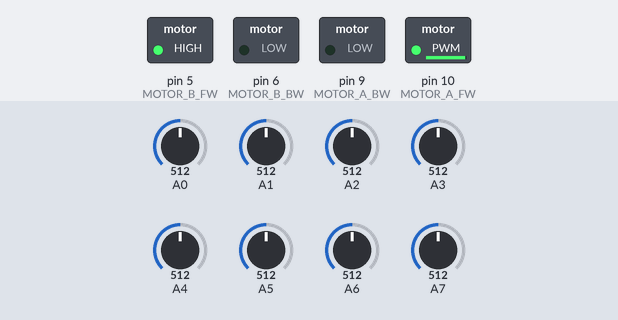
The sketch below on a simulated Arduino Nano, built with avr-gcc and run on an emulated ATmega328P. On the bench: switched loads named in the sketch (green lamp = pin HIGH). Inputs (shaded band) come from the test bench; at power-on: A0 = 512, A7 = 512, A4 = 512, A1 = 512, A2 = 512, A3 = 512, A5 = 512, A6 = 512.

Above: at 1.2 s.
1.3 s: A0 set to 841
2.8 s: A0 set to 869
At 3.1 s:
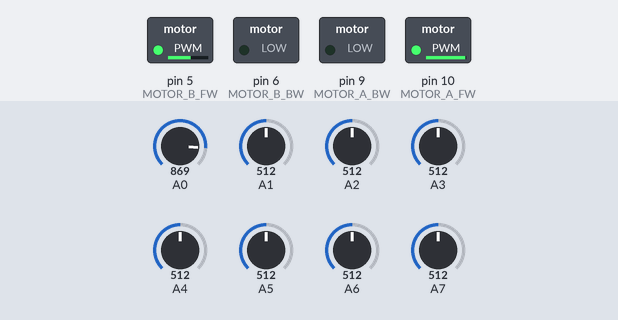
4.3 s: A7 set to 844
5.8 s: A7 set to 860
At 6.9 s:
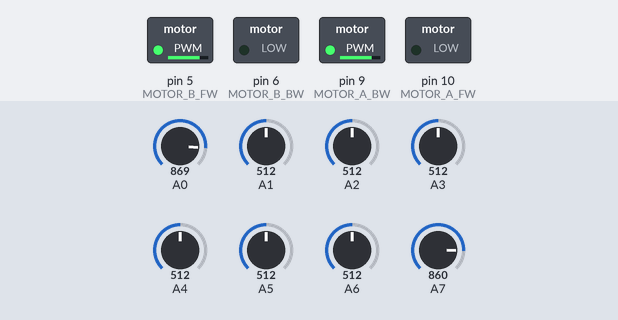
8.8 s: A0 set to 840
At 9.3 s:
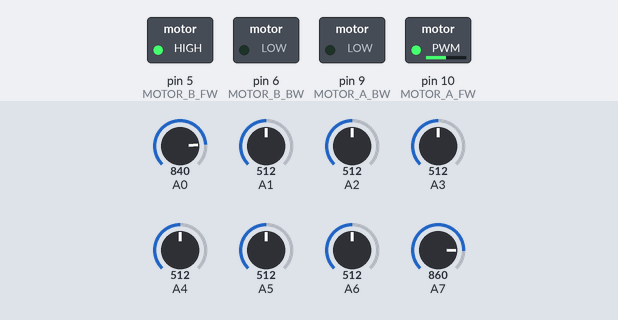
10.3 s: A4 set to 836
11.8 s: A4 set to 860
At 12.3 s:
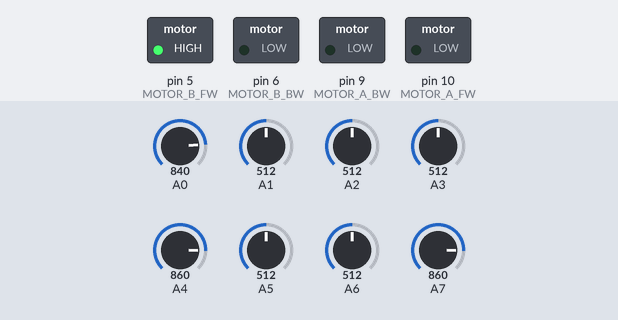
Timing chart, 0 to 14.3 s (numbered marks = the images above; inputs shaded):
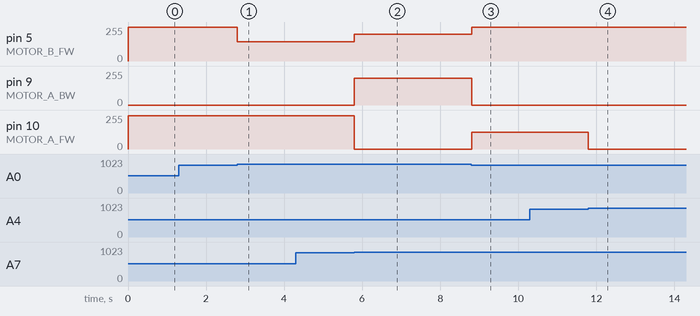

The sketch:

StayOnTrack.ino
```cpp
#define sensorThreshold 850  //instead of hysteresis, we use a threshold

const int sensorWeights[8]{ -200, -170, -100, -90, 90, 100, 170, 200};  //depending on how far the sensor is from the center, it has more weight
const int sensorPins[8]{ A0, A1, A2, A3, A4, A5, A6, A7 };               //declaring the sensor pins as an array
bool sensorRead[8]{ 0, 0, 0, 0, 0, 0, 0, 0 };                            //the initial sensor readings are set to 0

int lastDestination;
int sensorVal = 0;

int newLeftSpeed;
int newRightSpeed;

float ancoefficient = 2.6; //THE ANDRII COEFFICIENT - thank you andrii :)

#define MOTOR_A_FW 10  //A1 to D10, this is motor A forwards
#define MOTOR_A_BW 9   //A2 to D9, this is motor A backwards
#define MOTOR_B_BW 6   //B1 to D6, this is motor B backwards
#define MOTOR_B_FW 5   //B2 to D5, this is motor B forwards

#define SPEED_A_FW 249  //motor A forwards speed
#define SPEED_B_FW 255  //motor B forwards speed

void setup() {
  Serial.begin(9600);
  //initialising motors as OUTPUTs
  pinMode(MOTOR_A_FW, OUTPUT);
  pinMode(MOTOR_A_BW, OUTPUT);
  pinMode(MOTOR_B_BW, OUTPUT);
  pinMode(MOTOR_B_FW, OUTPUT);

  //initial state of motors should be LOW
  digitalWrite(MOTOR_A_FW, LOW);
  digitalWrite(MOTOR_A_BW, LOW);
  digitalWrite(MOTOR_B_BW, LOW);
  digitalWrite(MOTOR_B_FW, LOW);
}

void loop() {
  sensorVal = sensorReading();

  if (sensorVal != 0) {
    lastDestination = sensorVal;
  }

  motorCalc(lastDestination);
  moveForwardsNoStop();
}


int sensorReading() {
  sensorVal = 0;  //resetting value

  for (int i = 0; i < 8; i++) {
    if (analogRead(sensorPins[i]) > sensorThreshold) {
      sensorVal += sensorWeights[i];
    }
  }

  return sensorVal;
}

void motorCalc(int lastDestination) {
  int sensorVal = sensorReading();

  if (sensorVal == 0) { //checking value for sensorVal -> 0 means all white
    if (lastDestination > 150) { //if lastDestination was to the right -> turn right first
      analogWrite(MOTOR_A_FW, 200);
      analogWrite(MOTOR_B_FW, 0);

      analogWrite(MOTOR_A_BW, 0);
      analogWrite(MOTOR_B_BW, 200);
      delay(20);
    }

    else if (lastDestination < -150) { //if lastDestination was to the left -> turn left first
      analogWrite(MOTOR_A_FW, 0);
      analogWrite(MOTOR_B_FW, 200);

      analogWrite(MOTOR_A_BW, 200);
      analogWrite(MOTOR_B_BW, 0);
      delay(20);
    }
  }

  newLeftSpeed = (SPEED_A_FW - sensorVal) * ancoefficient;
  newRightSpeed = (SPEED_B_FW + sensorVal) * ancoefficient;

  newLeftSpeed = constrain(newLeftSpeed, 0, SPEED_A_FW);
  newRightSpeed = constrain(newRightSpeed, 0, SPEED_B_FW);
}

void moveForwardsNoStop() {
  analogWrite(MOTOR_A_FW, newLeftSpeed);
  analogWrite(MOTOR_B_FW, newRightSpeed);

  analogWrite(MOTOR_A_BW, LOW);
  analogWrite(MOTOR_B_BW, LOW);
}
```

Measured:
- the behaviour switches between 850 and 851 on A0 (found by bisection; images 0 and 1)
- the behaviour switches between 850 and 851 on A7 (found by bisection; images 1 and 2)
- the behaviour switches between 850 and 851 on A4 (found by bisection; images 3 and 4)
- after the input at 1.3 s, every drawn part: stays the same
- after the input at 2.8 s, pin 5 (MOTOR_B_FW): 255/255 → 143/255 at once
- after the input at 4.3 s, every drawn part: stays the same
- after the input at 5.8 s, pin 5 (MOTOR_B_FW): 143/255 → 200/255 at once; pin 9 (MOTOR_A_BW): 0/255 → 200/255 at once; pin 10 (MOTOR_A_FW): 249/255 → 0/255 at once
- after the input at 8.8 s, pin 5 (MOTOR_B_FW): 200/255 → 255/255 after 0.01 s instead of 1.5 s; pin 9 (MOTOR_A_BW): 200/255 → 0/255 after 0.01 s instead of 1.5 s; pin 10 (MOTOR_A_FW): 0/255 → 127/255 at once
- after the input at 10.3 s, every drawn part: stays the same
- after the input at 11.8 s, pin 10 (MOTOR_A_FW): 127/255 → 0/255 at once
